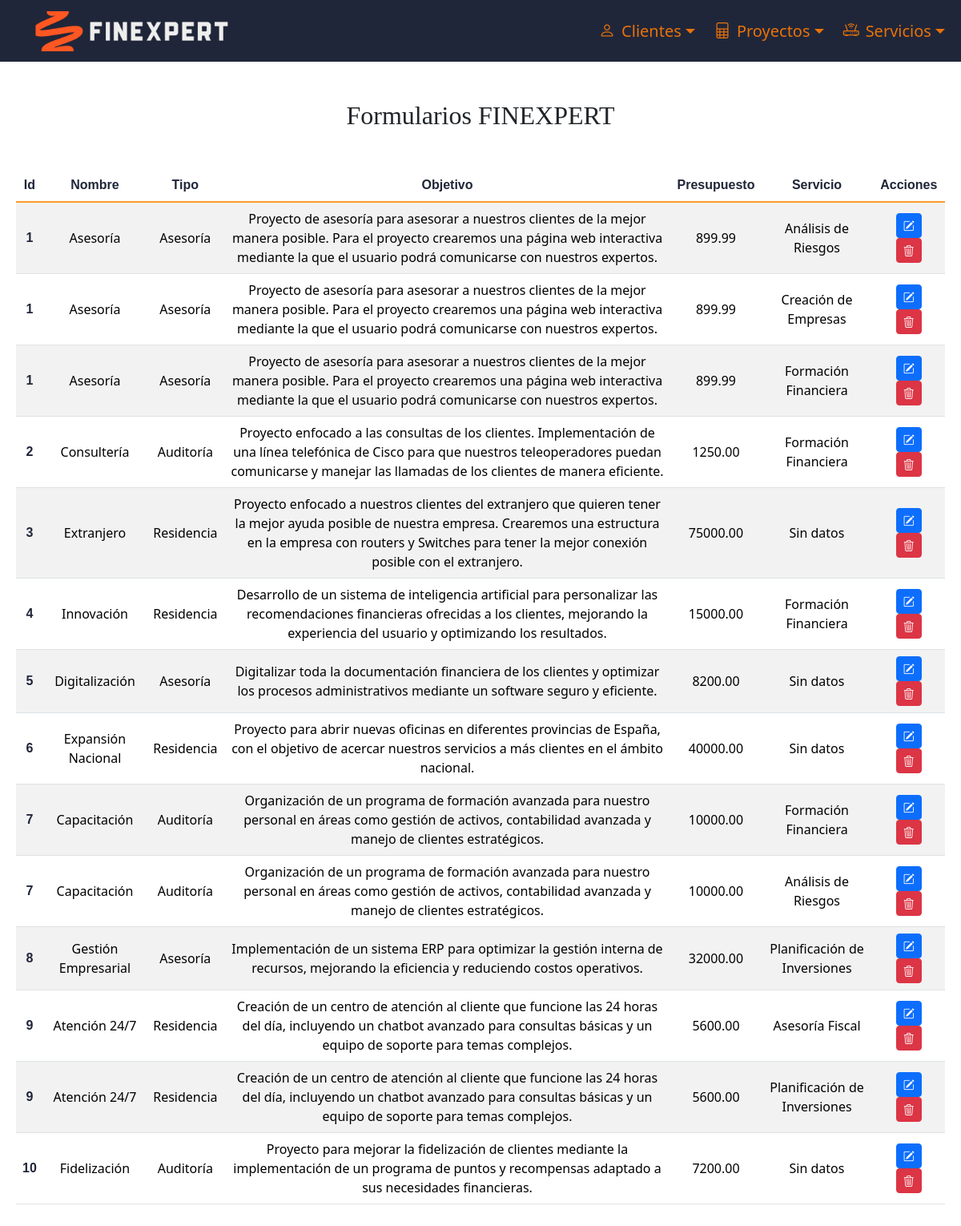
The app's page /procesar_listar_proyectos.php with its own data.
### tables this page shows
CREATE TABLE `Proyectos` (
  `id` int NOT NULL,
  `nombre` varchar(50) NOT NULL,
  `tipo` varchar(50) NOT NULL,
  `objetivo` varchar(1500) NOT NULL,
  `presupuesto` double(10,2) NOT NULL,
  `id_Cliente` int DEFAULT NULL
);

CREATE TABLE `Servicios` (
  `id` int NOT NULL,
  `nombre` varchar(50) NOT NULL,
  `descripcion` varchar(1500) NOT NULL,
  `precio` double(6,2) NOT NULL
);

### procesar_listar_proyectos.php (the view, shortened to what this page needs)
<?php
$conexion = obtenerConexion();
$sql = "SELECT Proyectos.*, Servicios.nombre AS nombre_servicio
FROM Proyectos
LEFT JOIN Servicios_Proyectos ON Servicios_Proyectos.id_Proyecto = Proyectos.id
LEFT JOIN Servicios ON Servicios_Proyectos.id_Servicio = Servicios.id";
$tabla = "";
$resultado = mysqli_query($conexion, $sql);
if (mysqli_errno($conexion) == 0) {
    if (mysqli_num_rows($resultado) > 0) {
        $tabla = "<div class='container-fluid my-5 text-center'>
        <div class='px-2 table-responsive' id='contenidoBusqueda'>
        <table class='table table-striped'><thead><tr>
        <th scope='col'>Id</th>
        <th scope='col'>Nombre</th>
        <th scope='col'>Tipo</th>
        <th scope='col'>Objetivo</th>
        <th scope='col'>Presupuesto</th>
        <th scope='col'>Servicio</th>
        <th scope='col'>Acciones</th>
        </tr></thead><tbody class='table-group-divider'>";
        while ($fila = mysqli_fetch_assoc($resultado)) {
            $mensajeServicio = $fila['nombre_servicio'] === null ? "Sin datos" : $fila['nombre_servicio'];
            $tabla .= "<tr>
            <th scope='row' class='align-middle'>{$fila['id']}</th>
            <td class='align-middle'>{$fila['nombre']}</td>
            <td class='align-middle'>{$fila['tipo']}</td>
            <td class='align-middle'>{$fila['objetivo']}</td>
            <td class='align-middle'>{$fila['presupuesto']}</td>
            <td class='align-middle'>{$mensajeServicio}</td>
            <td class='align-middle'>
                <form action='modificar_proyecto.php' method='post' style='display: inline;'>
                    <input type='hidden' name='datos_proyecto' value='" . htmlspecialchars(json_encode($fila), ENT_QUOTES, 'UTF-8') . "'>
                    <button type='submit' class='btn btn-primary btn-sm mx-1'>
                        <i class='bi bi-pencil-square' id='lapiz'></i>
                    </button>
                </form>
                <form action='procesar_eliminar_proyecto.php' method='post' style='display: inline;'>
                    <input type='hidden' name='datos_proyecto' value='" . htmlspecialchars(json_encode($fila), ENT_QUOTES, 'UTF-8') . "'>
                    <button type='submit' class='btn btn-danger btn-sm mx-1'>
                        <i class='bi bi-trash3' id='basura'></i>
                    </button>
                </form>
            </td>
            </tr>";
        }
        $tabla .= "</tbody></table>";
    } else {
        $tabla = "<h2 class='text-center mt-5'>No se han encontrado proyectos</h2>";
    }
} else {
    $numerror = mysqli_errno($conexion);
    $descrerror = mysqli_error($conexion);
    $mensaje = "Se ha producido un error número $numerror que corresponde a: $descrerror";
}
echo $tabla;
echo "</div></div>";
?>

### estilo.css (style rules this page uses)
.navbar { background-color: #202639; }
.navbar-brand img { height: 50px; }
.navbar-nav .nav-link { color: #e9720a !important; font-size: 0.79rem; }
h2 { font-family: "Homer Simpson UI"; }
h3, th { font-family: "Segoe IU", sans-serif; }
.btn { transition: transform 0.3s ease; }
.table-group-divider { color:#fd9b27; }
th { color: #202639 !important; }

### records on screen
proyectos: id "1", nombre "Asesoría", tipo "Asesoría", objetivo "Proyecto de asesoría para asesorar a nuestros clientes de la mejor manera posible. Para el proyecto crearemos una página web interactiva mediante la que el usuario podrá comunicarse con nuestros expertos.", presupuesto "899.99", servicios.nombre "Análisis de Riesgos", servicios.nombre "Creación de Empresas", servicios.nombre "Formación Financiera"
proyectos: id "2", nombre "Consultería", tipo "Auditoría", objetivo "Proyecto enfocado a las consultas de los clientes. Implementación de una línea telefónica de Cisco para que nuestros teleoperadores puedan comunicarse y manejar las llamadas de los clientes de manera eficiente.", presupuesto "1250.00", servicios.nombre "Formación Financiera"
proyectos: id "3", nombre "Extranjero", tipo "Residencia", objetivo "Proyecto enfocado a nuestros clientes del extranjero que quieren tener la mejor ayuda posible de nuestra empresa. Crearemos una estructura en la empresa con routers y Switches para tener la mejor conexión posible con el extranjero.", presupuesto "75000.00", mensajeServicio "Sin datos"
proyectos: id "4", nombre "Innovación", tipo "Residencia", objetivo "Desarrollo de un sistema de inteligencia artificial para personalizar las recomendaciones financieras ofrecidas a los clientes, mejorando la experiencia del usuario y optimizando los resultados.", presupuesto "15000.00", servicios.nombre "Formación Financiera"
proyectos: id "5", nombre "Digitalización", tipo "Asesoría", objetivo "Digitalizar toda la documentación financiera de los clientes y optimizar los procesos administrativos mediante un software seguro y eficiente.", presupuesto "8200.00", mensajeServicio "Sin datos"
proyectos: id "6", nombre "Expansión Nacional", tipo "Residencia", objetivo "Proyecto para abrir nuevas oficinas en diferentes provincias de España, con el objetivo de acercar nuestros servicios a más clientes en el ámbito nacional.", presupuesto "40000.00", mensajeServicio "Sin datos"
proyectos: id "7", nombre "Capacitación", tipo "Auditoría", objetivo "Organización de un programa de formación avanzada para nuestro personal en áreas como gestión de activos, contabilidad avanzada y manejo de clientes estratégicos.", presupuesto "10000.00", servicios.nombre "Formación Financiera", servicios.nombre "Análisis de Riesgos"
proyectos: id "8", nombre "Gestión Empresarial", tipo "Asesoría", objetivo "Implementación de un sistema ERP para optimizar la gestión interna de recursos, mejorando la eficiencia y reduciendo costos operativos.", presupuesto "32000.00", servicios.nombre "Planificación de Inversiones"
proyectos: id "9", nombre "Atención 24/7", tipo "Residencia", objetivo "Creación de un centro de atención al cliente que funcione las 24 horas del día, incluyendo un chatbot avanzado para consultas básicas y un equipo de soporte para temas complejos.", presupuesto "5600.00", servicios.nombre "Asesoría Fiscal", servicios.nombre "Planificación de Inversiones"
proyectos: id "10", nombre "Fidelización", tipo "Auditoría", objetivo "Proyecto para mejorar la fidelización de clientes mediante la implementación de un programa de puntos y recompensas adaptado a sus necesidades financieras.", presupuesto "7200.00", mensajeServicio "Sin datos"
